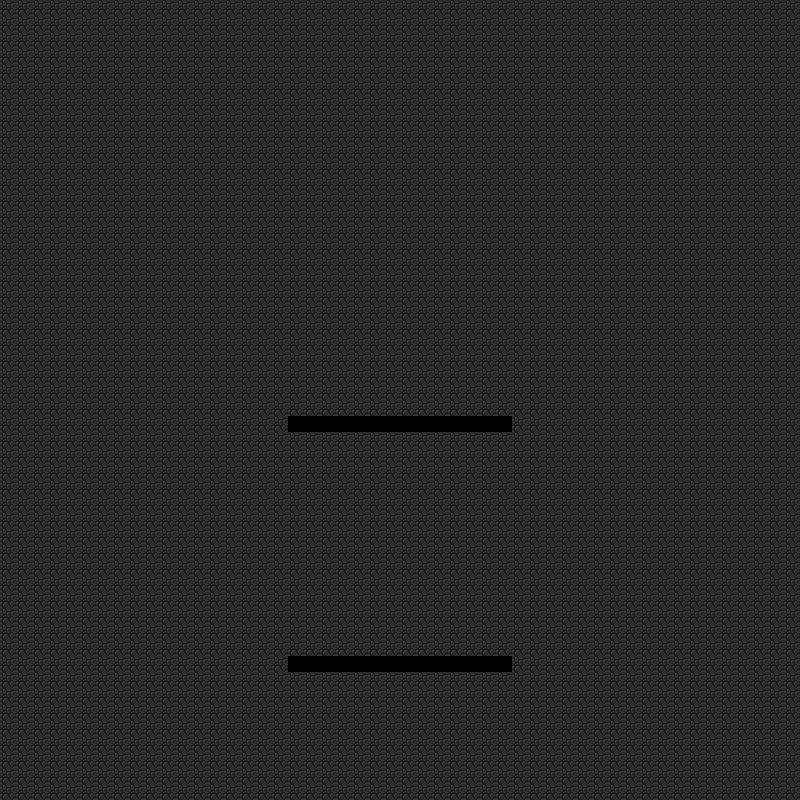

Rendered tile map (Tiled .tmx) drawn with the repository's tilesets; below, a short description and the map source with its tile grids summarised:
An orthogonal 50x50 tile map with 16x16 px tiles, 1 tile layer (Background), 18 hidden layers not drawn, 7 tilesets and 1 object.

<map version="1.4" tiledversion="1.4.2" orientation="orthogonal" renderorder="right-down" width="50" height="50" tilewidth="16" tileheight="16" infinite="0" backgroundcolor="#b00000" nextlayerid="23" nextobjectid="5">
 <tileset firstgid="1" name="hyptosis_sprites-and-tiles-for-you" tilewidth="16" tileheight="16" tilecount="3600" columns="60">
  <image source="../images for the game/hyptosis_sprites-and-tiles-for-you.png" width="960" height="960" />
 </tileset>
 <tileset firstgid="3601" name="hyptosis_til-art-batch-2" tilewidth="16" tileheight="16" tilecount="3600" columns="60">
  <image source="../images for the game/hyptosis_til-art-batch-2.png" width="960" height="960" />
 </tileset>
 <tileset firstgid="7201" name="hyptosis_tile-art-batch-1" tilewidth="16" tileheight="16" tilecount="3600" columns="60">
  <image source="../images for the game/hyptosis_tile-art-batch-1.png" width="960" height="960" />
 </tileset>
 <tileset firstgid="10801" name="hyptosis_tile-art-batch-3" tilewidth="16" tileheight="16" tilecount="3600" columns="60">
  <image source="../images for the game/hyptosis_tile-art-batch-3.png" width="960" height="960" />
 </tileset>
 <tileset firstgid="14401" name="hyptosis_tile-art-batch-4" tilewidth="16" tileheight="16" tilecount="3600" columns="60">
  <image source="../images for the game/hyptosis_tile-art-batch-4.png" width="960" height="960" />
 </tileset>
 <tileset firstgid="18001" name="hyptosis_tile-art-batch-5" tilewidth="16" tileheight="16" tilecount="2964" columns="39">
  <image source="../images for the game/hyptosis_tile-art-batch-5.png" width="636" height="1219" />
 </tileset>
 <tileset firstgid="20965" source="hyptosis_tile-art-batch-5_32x32.tsx" />
 <layer id="3" name="Background" width="50" height="50">
  <data>[2500 cells, 2500 non-empty, 2 distinct tile ids]</data>
 </layer>
 <layer id="2" name="DoorsReturn" width="50" height="50" visible="0">
  <data>[2500 cells, 12 non-empty, 1 distinct tile ids]</data>
 </layer>
 <layer id="14" name="DoorsProgress" width="50" height="50" visible="0">
  <data>[2500 cells, 12 non-empty, 1 distinct tile ids]</data>
 </layer>
 <layer id="1" name="Walls" width="50" height="50" visible="0">
  <data>[2500 cells, 250 non-empty, 1 distinct tile ids]</data>
 </layer>
 <layer id="17" name="Switches" width="50" height="50" visible="0">
  <data>[2500 cells, 1 non-empty, 1 distinct tile ids]</data>
 </layer>
 <layer id="18" name="Hearts" width="50" height="50" visible="0">
  <data>[2500 cells, 25 non-empty, 1 distinct tile ids]</data>
 </layer>
 <layer id="13" name="DontTouch" width="50" height="50" visible="0">
  <data>[2500 cells, 196 non-empty, 1 distinct tile ids]</data>
 </layer>
 <objectgroup id="22" name="MovingPlatformsVertical" visible="0">
  <object id="4" gid="21316" x="384.5" y="671.25" width="32" height="32">
   <properties>
    <property name="boundary_bottom" type="float" value="230" />
    <property name="boundary_top" type="float" value="670" />
    <property name="change_y" type="float" value="5" />
   </properties>
  </object>
 </objectgroup>
 <layer id="19" name="MovingPlatformsBounceHorizontal" width="50" height="50" visible="0">
  <data>[2500 cells, 0 non-empty, 0 distinct tile ids]</data>
 </layer>
 <layer id="20" name="MovingPlatformsBounceVertical" width="50" height="50" visible="0">
  <data>[2500 cells, 4 non-empty, 1 distinct tile ids]</data>
 </layer>
 <layer id="15" name="MovingPlatformsHorizontal" width="50" height="50" visible="0">
  <data>[2500 cells, 0 non-empty, 0 distinct tile ids]</data>
 </layer>
 <layer id="5" name="Keys" width="50" height="50" visible="0">
  <data>[2500 cells, 1 non-empty, 1 distinct tile ids]</data>
 </layer>
 <layer id="16" name="SwitchBlocks" width="50" height="50" visible="0">
  <data>[2500 cells, 22 non-empty, 1 distinct tile ids]</data>
 </layer>
 <layer id="6" name="MovableBlocks" width="50" height="50" visible="0">
  <data>[2500 cells, 3 non-empty, 1 distinct tile ids]</data>
 </layer>
 <layer id="7" name="BreakableBlocks" width="50" height="50" visible="0">
  <data>[2500 cells, 18 non-empty, 3 distinct tile ids]</data>
 </layer>
 <layer id="8" name="LockedBlocks" width="50" height="50" visible="0">
  <data>[2500 cells, 12 non-empty, 1 distinct tile ids]</data>
 </layer>
 <layer id="9" name="Enemies" width="50" height="50" visible="0">
  <data>[2500 cells, 0 non-empty, 0 distinct tile ids]</data>
 </layer>
 <layer id="10" name="EnemiesShoot" width="50" height="50" visible="0">
  <data>[2500 cells, 0 non-empty, 0 distinct tile ids]</data>
 </layer>
 <layer id="11" name="Boss" width="50" height="50" visible="0">
  <data>[2500 cells, 0 non-empty, 0 distinct tile ids]</data>
 </layer>
 <layer id="12" name="NPC" width="50" height="50" visible="0">
  <data>[2500 cells, 0 non-empty, 0 distinct tile ids]</data>
 </layer>
</map>
